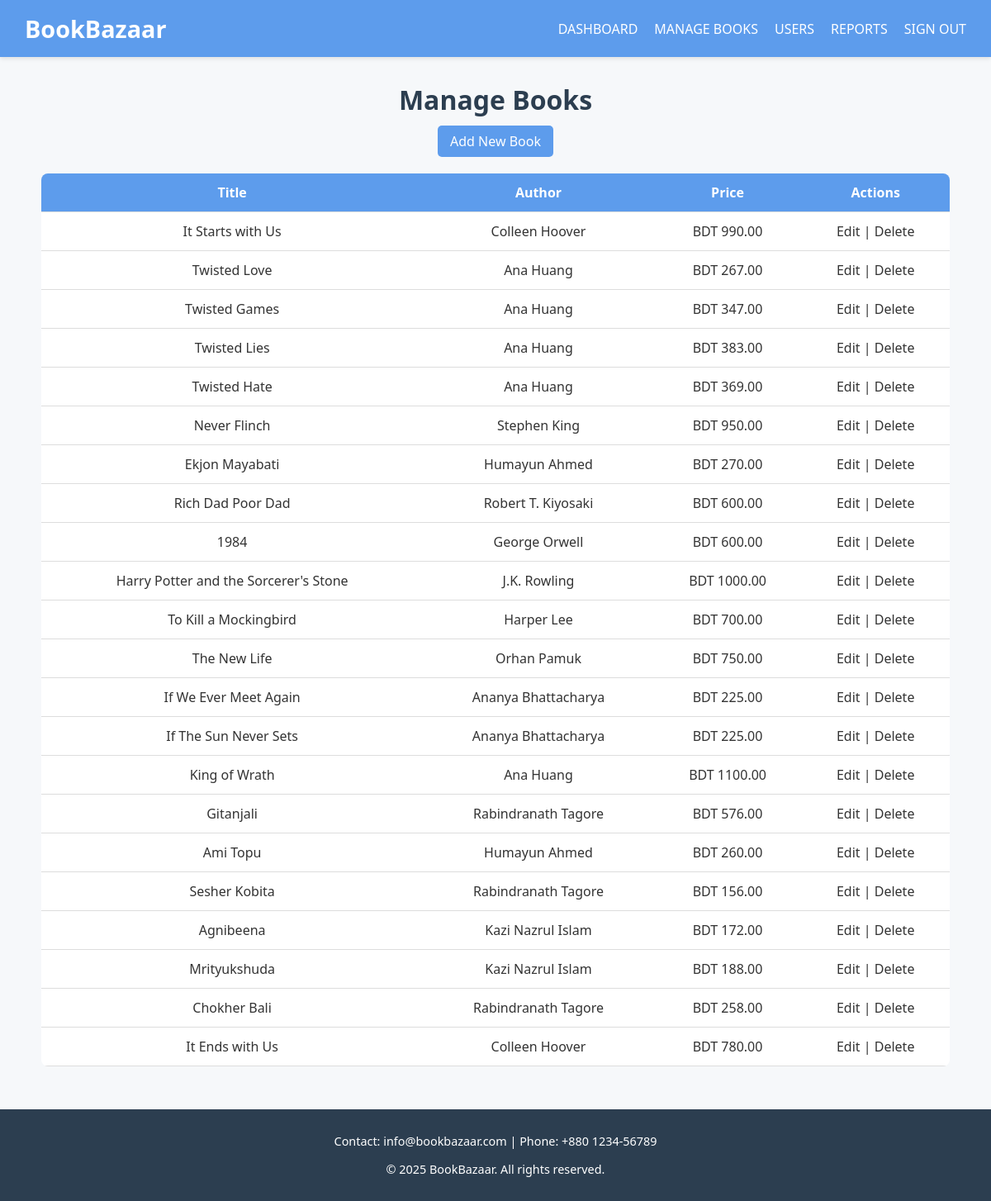
Screenshot of /admin/manage_books.php (signed in) with the database file from the repository.
### tables this page shows
CREATE TABLE `books` (
  `title` varchar(255) DEFAULT NULL,
  `description` text DEFAULT NULL,
  `author` varchar(255) DEFAULT NULL,
  `publisher` varchar(255) DEFAULT NULL,
  `publication_year` year(4) DEFAULT NULL,
  `price` decimal(10,2) DEFAULT NULL,
  `image` varchar(255) DEFAULT NULL,
  `id` int(11) NOT NULL
);

### admin/manage_books.php (the view, shortened to what this page needs)
<?php
include '../includes/db_connect.php';
?>
<?php include '../includes/header.php'; ?>
<h1>Manage Books</h1>
<a href="add_book.php" class="btn">Add New Book</a>
<table>
<tr>
    <th>Title</th>
    <th>Author</th>
    <th>Price</th>
    <th>Actions</th>
</tr>
<?php
$result = mysqli_query($conn, "SELECT * FROM books");
while($book = mysqli_fetch_assoc($result)){
?>
<tr>
    <td><?php echo $book['title']; ?></td>
    <td><?php echo $book['author']; ?></td>
    <td>BDT <?php echo $book['price']; ?></td>
    <td>
        <a href="edit_book.php?id=<?php echo $book['id']; ?>">Edit</a> |
        <a href="delete_book.php?id=<?php echo $book['id']; ?>">Delete</a>
    </td>
</tr>
<?php } ?>
</table>
<?php include '../includes/footer.php'; ?>

### assets/css/style.css (style rules this page uses)
body { font-family: 'Segoe UI', Tahoma, Geneva, Verdana, sans-serif; margin: 0; padding: 0; background-color: #f6f8fa; color: #333; }
a { text-decoration: none; color: inherit; }
h1, h2, h3, h4 { color: #2c3e50; margin: 10px 0; }
.btn, button, form button { display: inline-block; background-color: #5d9cec; color: #fff; padding: 8px 15px; border: none; border-radius: 5px; font-weight: 500; cursor: pointer; transition: background-color 0.3s; }
table, .orders-table, .cart-form table { width: 100%; border-collapse: collapse; background-color: #fff; border-radius: 8px; margin-top: 20px; overflow: hidden; }
th, td { padding: 12px; text-align: center; border-bottom: 1px solid #ddd; }
th { background-color: #5d9cec; color: #fff; font-weight: 600; }

### rows the page displays
books: title "It Starts with Us", author "Colleen Hoover", price "990.00"
books: title "Twisted Love", author "Ana Huang", price "267.00"
books: title "Twisted Games", author "Ana Huang", price "347.00"
books: title "Twisted Lies", author "Ana Huang", price "383.00"
books: title "Twisted Hate", author "Ana Huang", price "369.00"
books: title "Never Flinch", author "Stephen King", price "950.00"
books: title "Ekjon Mayabati", author "Humayun Ahmed", price "270.00"
books: title "Rich Dad Poor Dad", author "Robert T. Kiyosaki", price "600.00"
books: title "1984", author "George Orwell", price "600.00"
books: title "Harry Potter and the Sorcerer's Stone", author "J.K. Rowling", price "1000.00"
books: title "To Kill a Mockingbird", author "Harper Lee", price "700.00"
books: title "The New Life", author "Orhan Pamuk", price "750.00"
books: title "If We Ever Meet Again", author "Ananya Bhattacharya", price "225.00"
books: title "If The Sun Never Sets", author "Ananya Bhattacharya", price "225.00"
books: title "King of Wrath", author "Ana Huang", price "1100.00"
books: title "Gitanjali", author "Rabindranath Tagore", price "576.00"
books: title "Ami Topu", author "Humayun Ahmed", price "260.00"
books: title "Sesher Kobita", author "Rabindranath Tagore", price "156.00"
books: title "Agnibeena", author "Kazi Nazrul Islam", price "172.00"
books: title "Mrityukshuda", author "Kazi Nazrul Islam", price "188.00"
books: title "Chokher Bali", author "Rabindranath Tagore", price "258.00"
books: title "It Ends with Us", author "Colleen Hoover", price "780.00"
